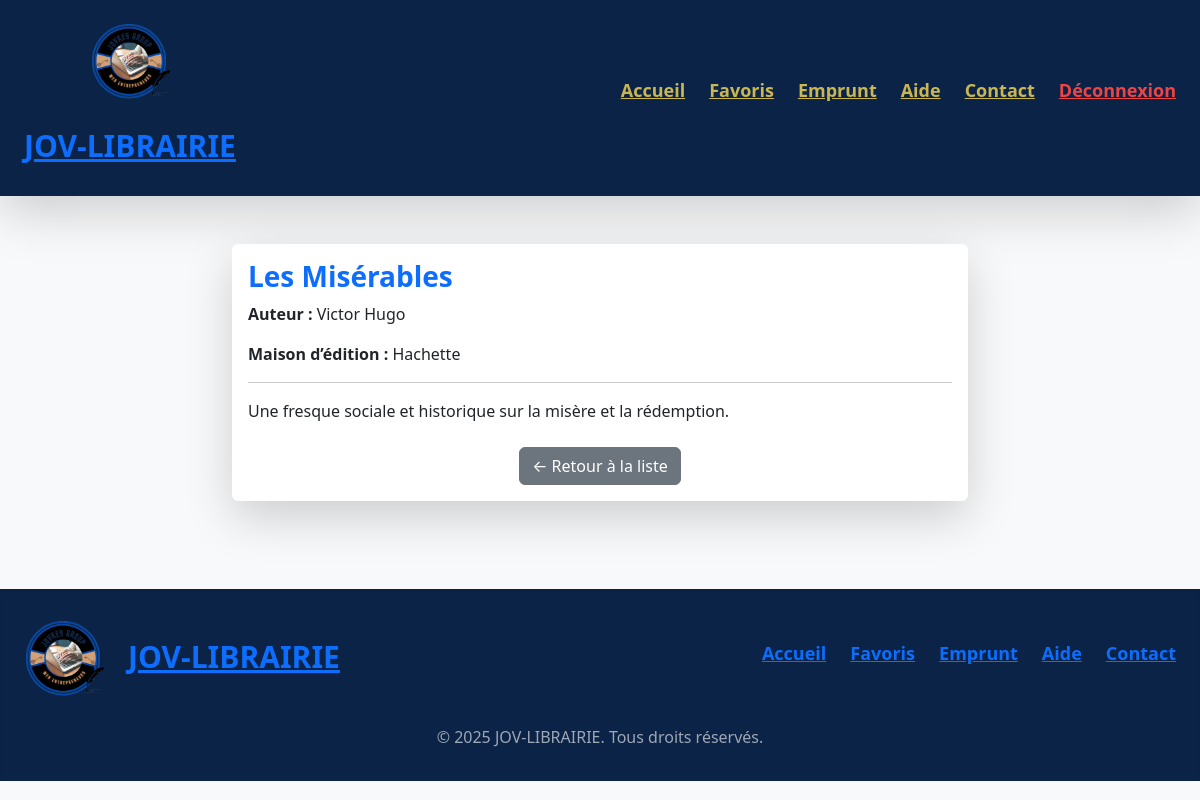
Page /livre.php?id=2 (signed in) on the committed database.
### tables this page shows
CREATE TABLE `livres` (
  `Id` int(11) NOT NULL,
  `Titre` varchar(255) NOT NULL,
  `Auteur` varchar(255) NOT NULL,
  `image` varchar(255) DEFAULT NULL,
  `description` text DEFAULT NULL,
  `Maison_d_edition` varchar(255) DEFAULT NULL,
  `Nombre_exemplaires` int(11) DEFAULT 1
);

### livre.php (the view, shortened to what this page needs)
<?php
include "connexion.php";
include "header.php";
$id = intval($_GET['id']);
$result = mysqli_query($Login, "SELECT * FROM livres WHERE Id = $id");
$livre = mysqli_fetch_assoc($result);
?>
<!DOCTYPE html>
<html lang="fr">
<head>
    <link href="https://cdn.jsdelivr.net/npm/bootstrap@5.3.0/dist/css/bootstrap.min.css" rel="stylesheet">
</head>
<body style="background-color:#f8f9fa;">
<section class="container py-5">
    <div class="row justify-content-center">
        <div class="col-lg-8">
            <div class="card border-0 shadow-lg">
                <div class="card-body">
                    <h3 class="card-title fw-bold text-primary"><?= htmlspecialchars($livre['Titre']) ?></h3>
                    <p class="card-text"><strong>Auteur :</strong> <?= htmlspecialchars($livre['Auteur']) ?></p>
                    <p class="card-text"><strong>Maison d’édition :</strong> <?= htmlspecialchars($livre['Maison_d_edition']) ?></p>
                    <hr>
                    <p class="card-text"><?= nl2br(htmlspecialchars($livre['description'])) ?></p>
                    <div class="mt-4 text-center">
                        <a href="wishlist.php" class="btn btn-secondary">← Retour à la liste</a>
                    </div>
                </div>
            </div>
        </div>
    </div>
</section>
</body>
</html>
<?php include "footer.php"; ?>

### header.php (style rules this page uses)
:root { --pcolor: rgb(203,183,81); --scolor: #0b2347; }

### rows in the picture
livres: Titre "Les Misérables", Auteur "Victor Hugo", Maison_d_edition "Hachette", description "Une fresque sociale et historique sur la misère et la rédemption."
